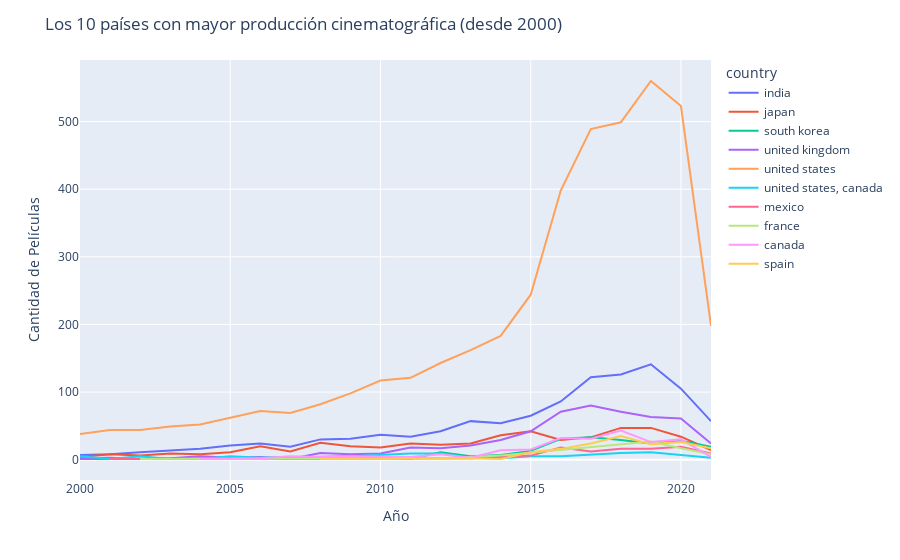

The code cell stored with this chart in its notebook:
### Code cell
# Seleccionar los 10 países con la mayor cantidad de películas
top_10_paises = total_peliculas_por_pais.nlargest(10).index

# Filtrar el DataFrame para incluir solo los datos de los 10 países principales
df_top_10_paises = count_df_filtrado[count_df_filtrado['country'].isin(top_10_paises)]

# Crear el gráfico interactivo de tendencia con Plotly
fig = px.line(df_top_10_paises, x='release_year', y='num_movies', color='country', labels={'num_movies': 'Cantidad de Películas'})
fig.update_layout(
    title='Los 10 países con mayor producción cinematográfica (desde 2000)',
    xaxis_title='Año',
    yaxis_title='Cantidad de Películas'
)

fig.show()

### Figure 1 — Plotly figure (JSON) as saved in the notebook; plotly's stock layout.template omitted (floating-point values rounded to 4 significant figures)
{"data": [{"hovertemplate": "country=india<br>release_year=%{x}<br>Cantidad de Películas=%{y}<extra></extra>", "legendgroup": "india", "line": {"color": "#636efa", "dash": "solid"}, "marker": {"symbol": "circle"}, "mode": "lines", "name": "india", "orientation": "v", "showlegend": true, "type": "scatter", "x": [2000, 2001, 2002, 2003, 2004, 2005, 2006, 2007, 2008, 2009, 2010, 2011, 2012, 2013, 2014, 2015, 2016, 2017, 2018, 2019, 2020, 2021], "xaxis": "x", "y": [7, 8, 11, 13, 16, 21, 24, 19, 30, 31, 37, 34, 42, 57, 54, 65, 86, 122, 126, 141, 105, 57], "yaxis": "y"}, {"hovertemplate": "country=japan<br>release_year=%{x}<br>Cantidad de Películas=%{y}<extra></extra>", "legendgroup": "japan", "line": {"color": "#EF553B", "dash": "solid"}, "marker": {"symbol": "circle"}, "mode": "lines", "name": "japan", "orientation": "v", "showlegend": true, "type": "scatter", "x": [2000, 2001, 2002, 2003, 2004, 2005, 2006, 2007, 2008, 2009, 2010, 2011, 2012, 2013, 2014, 2015, 2016, 2017, 2018, 2019, 2020, 2021], "xaxis": "x", "y": [4, 8, 6, 9, 8, 11, 20, 12, 25, 20, 18, 24, 22, 24, 36, 42, 29, 33, 47, 47, 34, 14], "yaxis": "y"}, {"hovertemplate": "country=south korea<br>release_year=%{x}<br>Cantidad de Películas=%{y}<extra></extra>", "legendgroup": "south korea", "line": {"color": "#00cc96", "dash": "solid"}, "marker": {"symbol": "circle"}, "mode": "lines", "name": "south korea", "orientation": "v", "showlegend": true, "type": "scatter", "x": [2000, 2004, 2009, 2010, 2011, 2012, 2013, 2014, 2015, 2016, 2017, 2018, 2019, 2020, 2021], "xaxis": "x", "y": [1, 1, 5, 3, 1, 11, 5, 7, 13, 31, 33, 29, 24, 28, 19], "yaxis": "y"}, {"hovertemplate": "country=united kingdom<br>release_year=%{x}<br>Cantidad de Películas=%{y}<extra></extra>", "legendgroup": "united kingdom", "line": {"color": "#ab63fa", "dash": "solid"}, "marker": {"symbol": "circle"}, "mode": "lines", "name": "united kingdom", "orientation": "v", "showlegend": true, "type": "scatter", "x": [2000, 2001, 2002, 2003, 2004, 2005, 2006, 2007, 2008, 2009, 2010, 2011, 2012, 2013, 2014, 2015, 2016, 2017, 2018, 2019, 2020, 2021], "xaxis": "x", "y": [2, 3, 1, 2, 5, 3, 4, 1, 10, 8, 9, 18, 17, 21, 29, 42, 71, 80, 71, 63, 61, 24], "yaxis": "y"}, {"hovertemplate": "country=united states<br>release_year=%{x}<br>Cantidad de Películas=%{y}<extra></extra>", "legendgroup": "united states", "line": {"color": "#FFA15A", "dash": "solid"}, "marker": {"symbol": "circle"}, "mode": "lines", "name": "united states", "orientation": "v", "showlegend": true, "type": "scatter", "x": [2000, 2001, 2002, 2003, 2004, 2005, 2006, 2007, 2008, 2009, 2010, 2011, 2012, 2013, 2014, 2015, 2016, 2017, 2018, 2019, 2020, 2021], "xaxis": "x", "y": [38, 44, 44, 49, 52, 62, 72, 69, 82, 98, 117, 121, 143, 162, 183, 244, 398, 489, 499, 560, 523, 198], "yaxis": "y"}, {"hovertemplate": "country=united states, canada<br>release_year=%{x}<br>Cantidad de Películas=%{y}<extra></extra>", "legendgroup": "united states, canada", "line": {"color": "#19d3f3", "dash": "solid"}, "marker": {"symbol": "circle"}, "mode": "lines", "name": "united states, canada", "orientation": "v", "showlegend": true, "type": "scatter", "x": [2000, 2001, 2002, 2003, 2004, 2005, 2006, 2007, 2008, 2009, 2010, 2011, 2012, 2013, 2014, 2015, 2016, 2017, 2018, 2019, 2020, 2021], "xaxis": "x", "y": [5, 1, 5, 1, 1, 5, 3, 4, 3, 5, 6, 9, 9, 3, 2, 5, 5, 8, 10, 11, 7, 3], "yaxis": "y"}, {"hovertemplate": "country=mexico<br>release_year=%{x}<br>Cantidad de Películas=%{y}<extra></extra>", "legendgroup": "mexico", "line": {"color": "#FF6692", "dash": "solid"}, "marker": {"symbol": "circle"}, "mode": "lines", "name": "mexico", "orientation": "v", "showlegend": true, "type": "scatter", "x": [2001, 2004, 2007, 2010, 2012, 2013, 2014, 2015, 2016, 2017, 2018, 2019, 2020, 2021], "xaxis": "x", "y": [1, 2, 1, 2, 2, 2, 4, 6, 18, 12, 16, 16, 19, 9], "yaxis": "y"}, {"hovertemplate": "country=france<br>release_year=%{x}<br>Cantidad de Películas=%{y}<extra></extra>", "legendgroup": "france", "line": {"color": "#B6E880", "dash": "solid"}, "marker": {"symbol": "circle"}, "mode": "lines", "name": "france", "orientation": "v", "showlegend": true, "type": "scatter", "x": [2002, 2004, 2008, 2009, 2010, 2011, 2012, 2014, 2015, 2016, 2017, 2018, 2019, 2020, 2021], "xaxis": "x", "y": [1, 1, 1, 1, 1, 2, 2, 6, 10, 14, 18, 22, 27, 17, 8], "yaxis": "y"}, {"hovertemplate": "country=canada<br>release_year=%{x}<br>Cantidad de Películas=%{y}<extra></extra>", "legendgroup": "canada", "line": {"color": "#FF97FF", "dash": "solid"}, "marker": {"symbol": "circle"}, "mode": "lines", "name": "canada", "orientation": "v", "showlegend": true, "type": "scatter", "x": [2004, 2006, 2007, 2008, 2009, 2010, 2011, 2012, 2013, 2014, 2015, 2016, 2017, 2018, 2019, 2020, 2021], "xaxis": "x", "y": [1, 2, 5, 4, 5, 5, 4, 8, 3, 14, 15, 32, 31, 43, 26, 30, 4], "yaxis": "y"}, {"hovertemplate": "country=spain<br>release_year=%{x}<br>Cantidad de Películas=%{y}<extra></extra>", "legendgroup": "spain", "line": {"color": "#FECB52", "dash": "solid"}, "marker": {"symbol": "circle"}, "mode": "lines", "name": "spain", "orientation": "v", "showlegend": true, "type": "scatter", "x": [2008, 2013, 2014, 2015, 2016, 2017, 2018, 2019, 2020, 2021], "xaxis": "x", "y": [1, 2, 1, 11, 16, 24, 35, 23, 26, 17], "yaxis": "y"}], "layout": {"legend": {"title": {"text": "country"}, "tracegroupgap": 0}, "margin": {"t": 60}, "title": {"text": "Los 10 países con mayor producción cinematográfica (desde 2000)"}, "xaxis": {"anchor": "y", "domain": [0, 1], "title": {"text": "Año"}}, "yaxis": {"anchor": "x", "domain": [0, 1], "title": {"text": "Cantidad de Películas"}}}}
